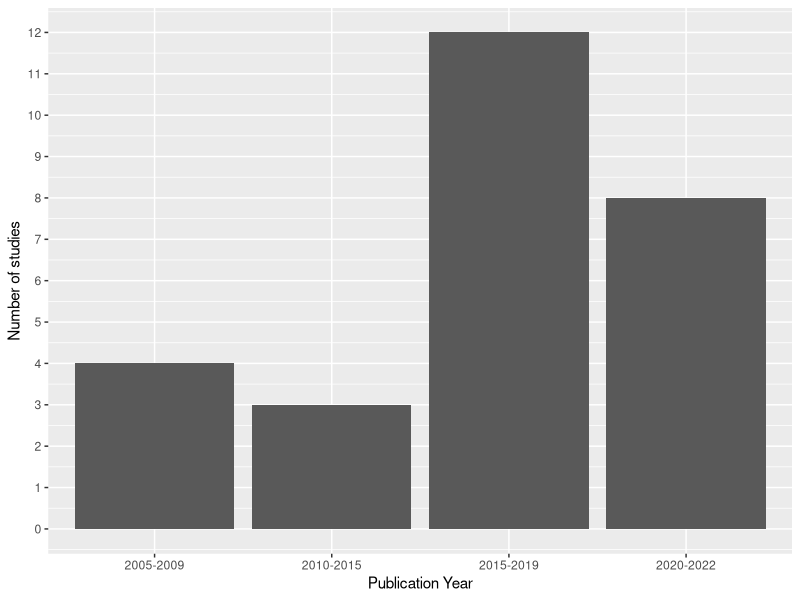
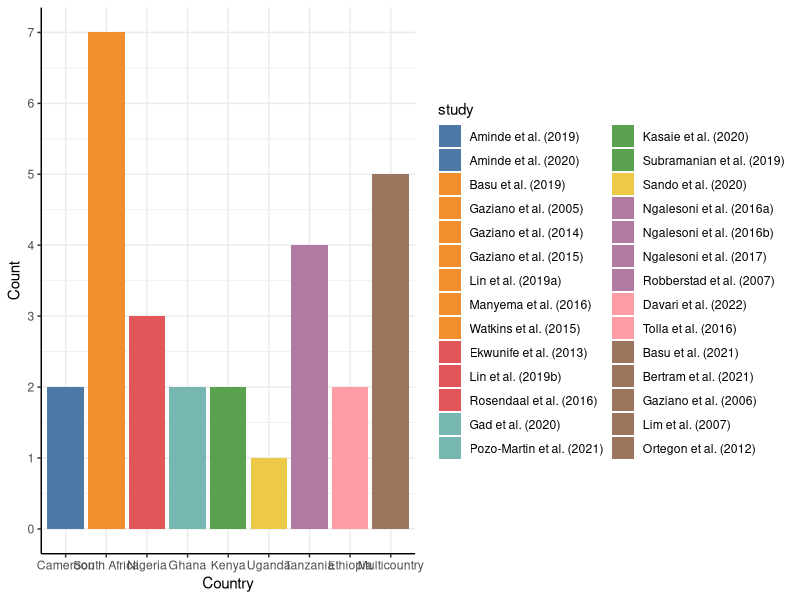
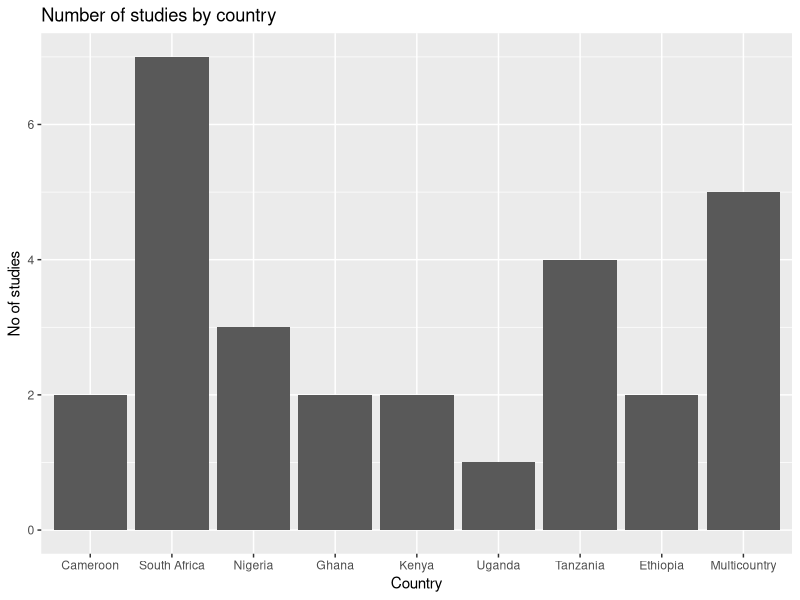
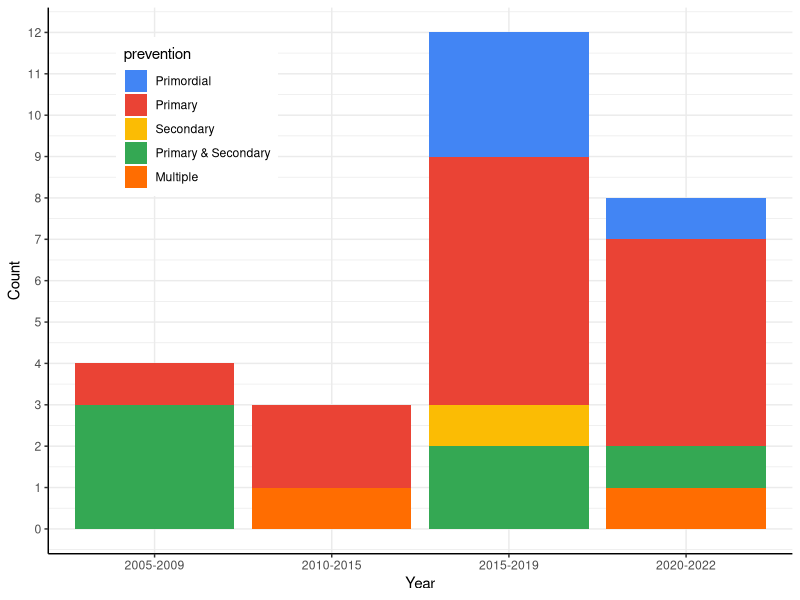
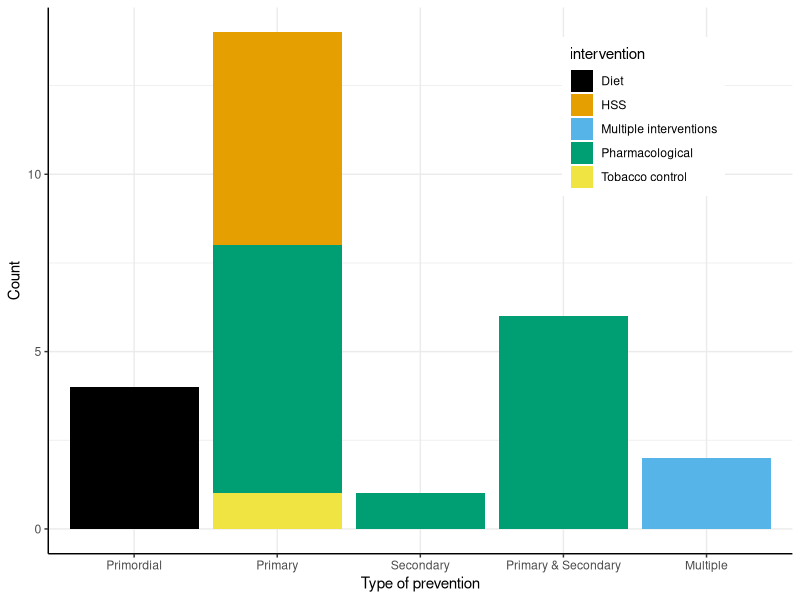
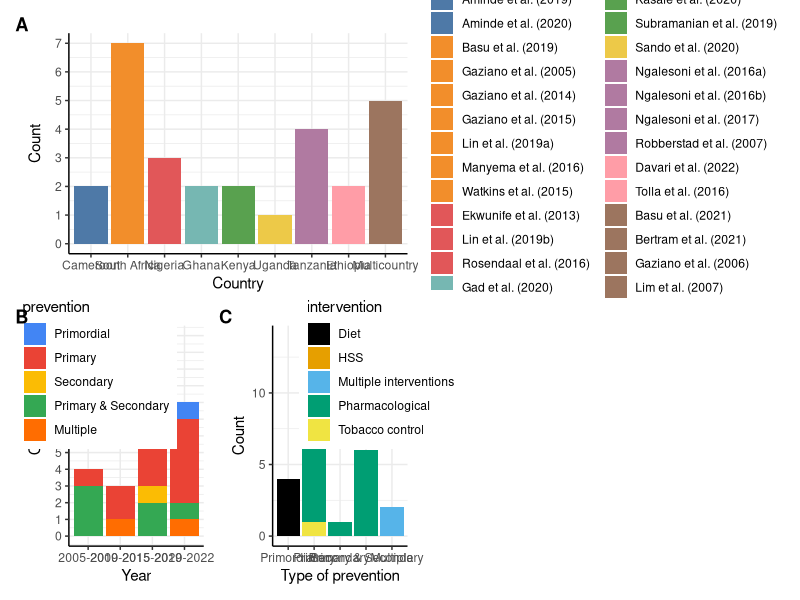
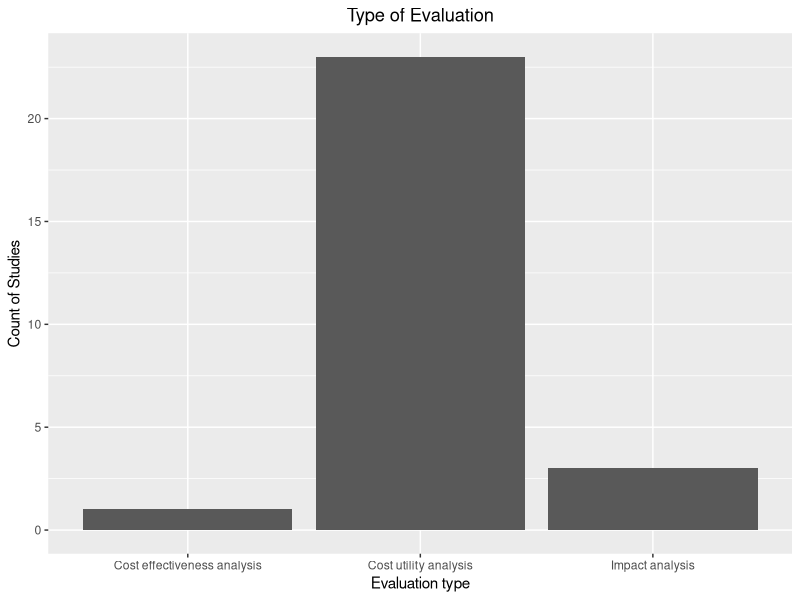
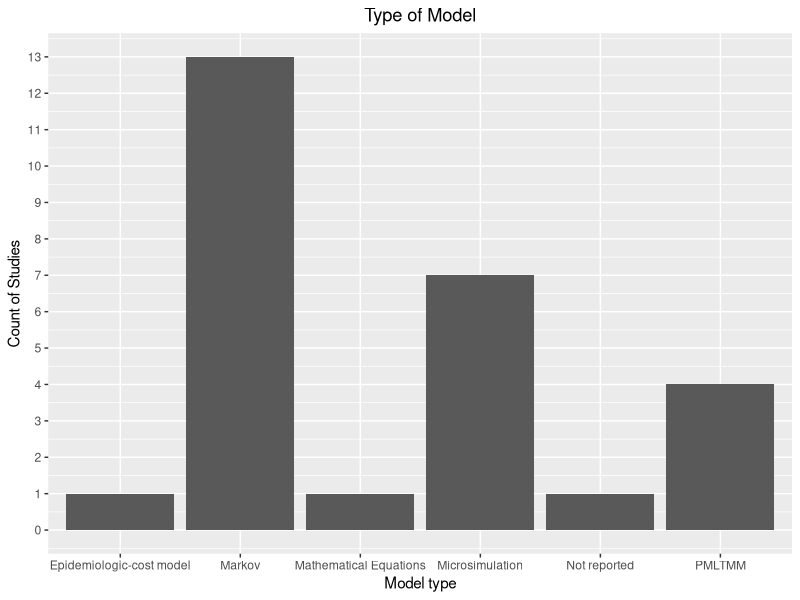

These charts were generated, in order, by the following R code:
## library(geofacet)
library(data.table)
library(tidyverse)
library(ggplot2)
library(patchwork)  ### for combining plots
library(ggthemes)
library(ggpubr)

## setting working directory
## setwd("U:/ManWin/My Documents/James Oguta/My PhD Folder-2023-2024/My Systematic Review/Synthesis/Tables/Final/Analyses")
# reading datasets
cvd_data<- read.csv("Final Dataset.csv")

cvd_data<- as.data.table(cvd_data)


#changing variable names to lower case
names(cvd_data)<- tolower(names(cvd_data))

#removing decimals from column names
names(cvd_data) <- gsub("\\.", "", names(cvd_data))

# renaming variables
 cvd_data <- cvd_data %>% 
   rename(
     evaluation = evaluationtype,
     prevention = preventiontype,
     intervention = interventiontype,
     cvd_outcomes = cvdoutcomesassesed,
     model = modeltype,
     risk = cvdriskequation,
     d_rate = discountrate,
     horizon = timehorizon,
     start_age = minimumageyears,
     equity = equitydimensions,
     sensitivity = sensitivityanalysis,
     evpi= evpiassessed,
     guideline = reportingguidelineused,
     ceacf = ceacsceafspresented, 
     adaptation= modeladaptation,
     funding = typeoffundingsources,
     conflict= conflictofinterest
   )

#checking types of variables
 str(cvd_data)
 
#selecting a subset of variables
 selected <- c("authors", "country", "year", "evaluation", "prevention", "intervention", "cvd_outcomes",
               "multimorbidity", "model", "risk", "perspective", "d_rate", "start_age", "horizon", "cyclelength",
               "outcomemeasure", "equity", "sensitivity", "evpi", "ceacf", "validation", "callibration",
               "adaptation", "funding", "conflict")
subset_cvd <- cvd_data %>% 
  select(all_of(selected))

to_factor <- c("country", "evaluation", "prevention", "intervention", "cvd_outcomes",
               "model", "risk", "perspective", "d_rate", "start_age", "horizon", "cyclelength",
              "software", "outcomemeasure", "equity", "sensitivity", "evpi", "ceacf", "validation",
              "callibration","adaptation", "funding", "conflict")
str(subset_cvd)

#defining factor variables
cvd <- cvd_data %>% 
  mutate_at(to_factor, as.factor)

# Creating a subset of country dataset###
country <- cvd %>% select(id, authors, country)
summary(country$country)

#creating list of countries
country_list <- c("Cameroon", "South Africa", "Nigeria", "Ghana",
                  "Kenya", "Uganda", "Tanzania", "Ethiopia", "Multicountry")
# Initialize an empty list to store binary variables
country_flags <- list()

# Loop through each country
for (count in country_list) {
  # Check if the country is present in the observation
  country_flag <- as.integer(grepl(count, country$country))
  
  # Add the binary variable to the list
  country_flags[[count]] <- country_flag
}

# Convert the list to a data frame
country_df <- as.data.frame(country_flags)

# Bind the binary variables to the main dataset
country_dataset <- cbind(country, country_df)

# Save the dataset as a CSV file
write.csv(country_dataset, "country_dataset.csv", row.names = FALSE)

dataset_wide <- country_dataset[, 4:12]


# Reshape data into a long format
dataset_long <- reshape2::melt(as.matrix(dataset_wide), id.vars = "authors", variable.name = "studies", value.name = "number")
dataset_long <- dataset_long[dataset_long$number > 0, ]  # Keep only rows where disease is present

authors <- cvd_data$authors
writeLines(authors,"data.txt")
colnames(dataset_long)[colnames(dataset_long) == "Var1"] ="study"
colnames(dataset_long)[colnames(dataset_long) == "Var2"] ="country"



dataset_long$study <- factor(dataset_long$study, levels = 1:27, labels = c(
  "Aminde et al. (2019)", "Aminde et al. (2020)","Basu et al. (2019)","Basu et al. (2021)",
  "Bertram et al. (2021)","Davari et al. (2022)","Ekwunife et al. (2013)","Gad et al. (2020)",
  "Gaziano et al. (2005)","Gaziano et al. (2006)","Gaziano et al. (2014)","Gaziano et al. (2015)",
  "Kasaie et al. (2020)","Lim et al. (2007)","Lin et al. (2019)","Manyema et al. (2016)",
  "Ngalesoni et al. (2016a)","Ngalesoni et al. (2016b)","Ngalesoni et al. (2017)","Ortegon et al. (2012)",
  "Pozo-Martin et al. (2021)","Robberstad et al. (2007)","Rosendaal et al. (2016)",
  "Sando et al. (2020)","Subramanian et al. (2019)","Tolla et al. (2016)","Watkins et al. (2015)"
))

dataset_long$country <- ifelse(dataset_long$country=="South.Africa","South Africa",
                               ifelse(dataset_long$country=="Ethiopia","Ethiopia", 
                                      ifelse(dataset_long$country=="Nigeria", "Nigeria",
                                             ifelse(dataset_long$country=="Kenya", "Kenya",
                                                    ifelse(dataset_long$country=="Uganda", "Uganda",
                                                           ifelse(dataset_long$country=="Tanzania", "Tanzania",
                                                                  ifelse(dataset_long$country=="Cameroon", "Cameroon",
                                                                         ifelse(dataset_long$country=="Multicountry", "Multicountry",
                                                                                ifelse(dataset_long$country=="Ghana","Ghana",
                                                                                       dataset_long$country)))))))))
                                                                                

###################################################################################
##Categorizing year variable
subset_cvd$yearcat <- ifelse(subset_cvd$year<2010, "2005-2009",
                              ifelse(subset_cvd$year>=2010 & subset_cvd$year<2015, "2010-2015",
                                     ifelse(subset_cvd$year>=2015 & subset_cvd$year<2020, "2015-2019",
                                            ifelse(subset_cvd$year>=2020, "2020-2022", NA))))



subset_cvd$prevention <- ifelse(subset_cvd$intervention=="Diet","Primordial",
                                ifelse(subset_cvd$intervention=="Multiple interventions", "Multiple",
                                       subset_cvd$prevention))

subset_cvd$prevention <- ifelse(subset_cvd$prevention=="Both","Primary & Secondary",
                                subset_cvd$prevention)

subset_cvd$model <- ifelse(subset_cvd$model=="Proportional multi-state life table Markov model","PMLTMM",
                           ifelse(subset_cvd$model=="Mathematical functions", 
                                  "Mathematical Equations",
                                  ifelse(subset_cvd$model=="Cohort Markov model", "Markov", subset_cvd$model))) 

subset_cvd$perspective <- ifelse(subset_cvd$perspective=="Public provider","Healthcare Provider",
                                subset_cvd$perspective)

# Search for "Framingham" in the risk variable
subset_cvd$framingham <- ifelse(grepl("Framingham", subset_cvd$risk), 1, 0)



# Search for "who" or "Absolute" in the risk variable
subset_cvd$who <- ifelse(grepl("WHO|Absolute", subset_cvd$risk, ignore.case = TRUE), 1, 0)


# Search for "Globorisk" in the risk variable
subset_cvd$globorisk <- ifelse(grepl("Globorisk", subset_cvd$risk), 1, 0)

# Search for "Globorisk" in the risk variable
subset_cvd$cox <- ifelse(grepl("cox", subset_cvd$risk), 1, 0)

sum (subset_cvd$framingham)
sum (subset_cvd$who)
sum (subset_cvd$globorisk)


risk_columns <- c("framingham", "who", "globorisk", "cox" )
risk_wide <- subset_cvd[, ..risk_columns,drop=FALSE] # the .. syntax within the square brackets to select columns dynamically

# Reshape data into a long format
risk_long <- reshape2::melt(as.matrix(risk_wide), id.vars = "authors", variable.name = "risk", value.name = "number")
risk_long <- risk_long[risk_long$number > 0, ]  # Keep only rows where disease is present

authors <- cvd_data$authors
colnames(risk_long)[colnames(risk_long) == "Var1"] ="study"
colnames(risk_long)[colnames(risk_long) == "Var2"] ="risk"


####Cleaning the horizon column

subset_cvd$horizon <- ifelse(grepl("Lifetime", subset_cvd$horizon), "Lifetime",
                             ifelse(grepl("10 years", subset_cvd$horizon), "10 years", 
                                    subset_cvd$horizon))

###Model Outcomes###
# Search for "Ischemic heart disease" in the outcome variable
subset_cvd$ihd <- ifelse(grepl("Ischemic heart |ischemic heart|infarction|Coronary|coronary|congestive|Congestive", subset_cvd$cvd_outcomes, ignore.case = TRUE), 1, 0)

# Search for "Stroke" in the outcome variable
subset_cvd$stroke <- ifelse(grepl("Stroke |stroke", subset_cvd$cvd_outcomes, ignore.case = TRUE), 1, 0)

# Search for "CVA" in the outcome variable
subset_cvd$cva <- ifelse(grepl("Cerebrovascular |derebrovascular|CVA", subset_cvd$cvd_outcomes, ignore.case = TRUE), 1, 0)

# Search for "HHD" in the outcome variable
subset_cvd$hhd <- ifelse(grepl("hypertensive |HHD", subset_cvd$cvd_outcomes, ignore.case = TRUE), 1, 0)

# Search for "Angina" in the outcome variable
subset_cvd$angina <- ifelse(grepl("Angina |angina", subset_cvd$cvd_outcomes, ignore.case = TRUE), 1, 0)

# Search for "Cardiac Arrest" in the outcome variable
subset_cvd$ca <- ifelse(grepl("Cardiac Arrest| arrest", subset_cvd$cvd_outcomes, ignore.case = TRUE), 1, 0)

# Search for "Atherosclerosis" in the outcome variable
subset_cvd$athero <- ifelse(grepl("athero", subset_cvd$cvd_outcomes, ignore.case = TRUE), 1, 0)


outcome_columns <- c("ihd", "stroke", "cva", "angina","ca","athero" )
outcome_wide <- subset_cvd[, ..risk_columns,drop=FALSE] # the .. syntax within the square brackets to select columns dynamically

# Reshape data into a long format
outcome_long <- reshape2::melt(as.matrix(outcome_wide), id.vars = "authors", variable.name = "outcome", value.name = "number")
outcome_long <- outcome_long[outcome_long$number > 0, ]  # Keep only rows where disease is present

authors <- cvd_data$authors
colnames(outcome_long)[colnames(outcome_long) == "Var1"] ="study"
colnames(outcome_long)[colnames(outcome_long) == "Var2"] ="outcome"


### Characteristics of Included Studies###############
###General characteristics#########

# Graphing year of publication

p1 <- ggplot(subset_cvd, aes(yearcat)) + 
  geom_bar() +
  labs(x = "Publication Year", y = "Number of studies") +
  scale_y_continuous(breaks = 0:13)

p1

# Plotting combinations of studies in each country
## NOTE Lin 2019: down as Nigeria and South Africa
## going to assume these are separate studies rather than both needing coding as multicountry
## TODO check and correct

dataset_long$study <- as.character(dataset_long$study) #to char for editing
dataset_long$study[grepl("Lin", dataset_long$study) & grepl("South", dataset_long$country)] <- "Lin et al. (2019a)"
dataset_long$study[grepl("Lin", dataset_long$study) & grepl("Nigeria", dataset_long$country)] <- "Lin et al. (2019b)"
dataset_long$study <- factor(dataset_long$study,
  levels = unique(dataset_long$study),
  ordered = TRUE
)
## make factor again:
dataset_long$country <- factor(dataset_long$country, levels = unique(dataset_long$country),
                               ordered = TRUE)


## select colors:
clz <- tableau_color_pal("Tableau 10")(10)
sclz <- clz[as.integer((dataset_long$country))] # manual study colors
names(sclz) <- dataset_long$study               #making named colors

p2 <- ggplot(dataset_long,
             aes(x = country,
                 fill = study)) +
  geom_bar(stat = "count") +
  theme(axis.text.x = element_text(angle = 45, hjust = 1),
        plot.title = element_text(hjust = 0.5)) +  # Center the title
  scale_y_continuous(breaks = seq(0, 27, 1)) +
  labs(x = "Country", y = "Count") +
  scale_fill_manual(values=sclz)+
  theme_classic() + grids()
p2

## TODO might make sense to order the countries meaningfully:
## eg alphabetcal + multicountry, geographically, or by county


# To create a bar graph using ggplot2- Alternative 2
p3 <- ggplot(dataset_long, aes(x = country, y = number)) +
  geom_bar(stat = "identity") +
  labs(x = "Country", y = "No of studies", title = "Number of studies by country")

p3


## relevel logically
subset_cvd$prevention <- factor(subset_cvd$prevention,
  levels = unique(subset_cvd$prevention)[c(1, 4, 5, 2, 3)],
  ordered = TRUE
)

# Graphing year of publication by prevention type-Pete to advise on this.
## TODO it's a bit weird to use these different-sized age bins - makes it hard to interpret trend
p4 <- ggplot(subset_cvd) + 
  geom_bar(aes(x = yearcat, fill = prevention), position = "stack") + 
  labs(x = "Year",y="Count")+
  scale_fill_gdocs()+
  scale_y_continuous(breaks = 0:13)+
  theme_classic() + grids() +
  theme(legend.position = c(0.2,0.8))
p4

# Graphing intervention by prevention type


p5 <- ggplot(subset_cvd) + 
  geom_bar(aes(prevention, fill = intervention), position = "stack") + 
  labs(x = "Type of prevention",y="Count") +
  scale_fill_colorblind()+
  theme_classic() + grids() +
  theme(legend.position = c(0.8, 0.8))
p5

p6 <- p2 / (p4 + p5) +
  plot_annotation(tag_levels = "A") &
  theme(plot.tag = element_text(face = "bold"))
p6

ggsave(file = "plot1.pdf", plot = p6, width = 16, height = 10)

###########Characteristics of DAMs####################
####Evaluation type####
p7 <- ggplot(subset_cvd, aes(evaluation)) +
  geom_bar(stat = "count") +
  labs(x = "Evaluation type", y= "Count of Studies", title = "Type of Evaluation") +
  theme(plot.title = element_text(hjust = 0.5))

p7


####Model Typologies####
p8 <- ggplot(subset_cvd, aes(model)) +
  geom_bar(stat = "count") +
  labs(x = "Model type", y= "Count of Studies", title = "Type of Model") +
  theme(plot.title = element_text(hjust = 0.5))+
  scale_y_continuous(breaks = 0:13)

p8

####Evaluation type####
p9 <- ggplot(subset_cvd, aes(perspective)) +
  geom_bar(stat = "count") +
  labs(x = "Perspective", y= "Count of Studies", title = "Perspective of Evaluation") +
  theme(plot.title = element_text(hjust = 0.5))+
  scale_y_continuous(breaks = 0:11)

p9

####Horizon####
p10 <- ggplot(subset_cvd, aes(horizon)) +
  geom_bar(stat = "count") +
  labs(x = "Time Horizon", y= "Count of Studies", title = "Time Horizon") +
  theme(plot.title = element_text(hjust = 0.5))

p10


# To create a bar graph of CVD risk equations

p11 <- ggplot(risk_long, aes(risk, number)) +
  geom_bar(stat = "identity") +
  labs(x = "Risk equation", y = "No of studies", title = "CVD Risk Equations") +
  theme(plot.title = element_text(hjust = 0.5))

p11

# To create a bar graph of CVD Outcomes

p12 <- ggplot(outcome_long, aes(outcome, number)) +
  geom_bar(stat = "identity") +
  labs(x = "CVD Outcome", y = "No of studies", title = "CVD Outcome") +
  theme(plot.title = element_text(hjust = 0.5))

p12

p13 <- p7+p8+p9+p10+p11+p12



ggsave(file = "plot2.pdf", plot = p13, width = 20, height = 5)

####Type of sensitivity analysis####
p14 <- ggplot(subset_cvd, aes(sensitivity)) +
  geom_bar(stat = "count") +
  labs(x = "Sensityvity analysis", y= "Count of Studies", title = "Type of sensitivity analysis") +
  theme(plot.title = element_text(hjust = 0.5))

p14



